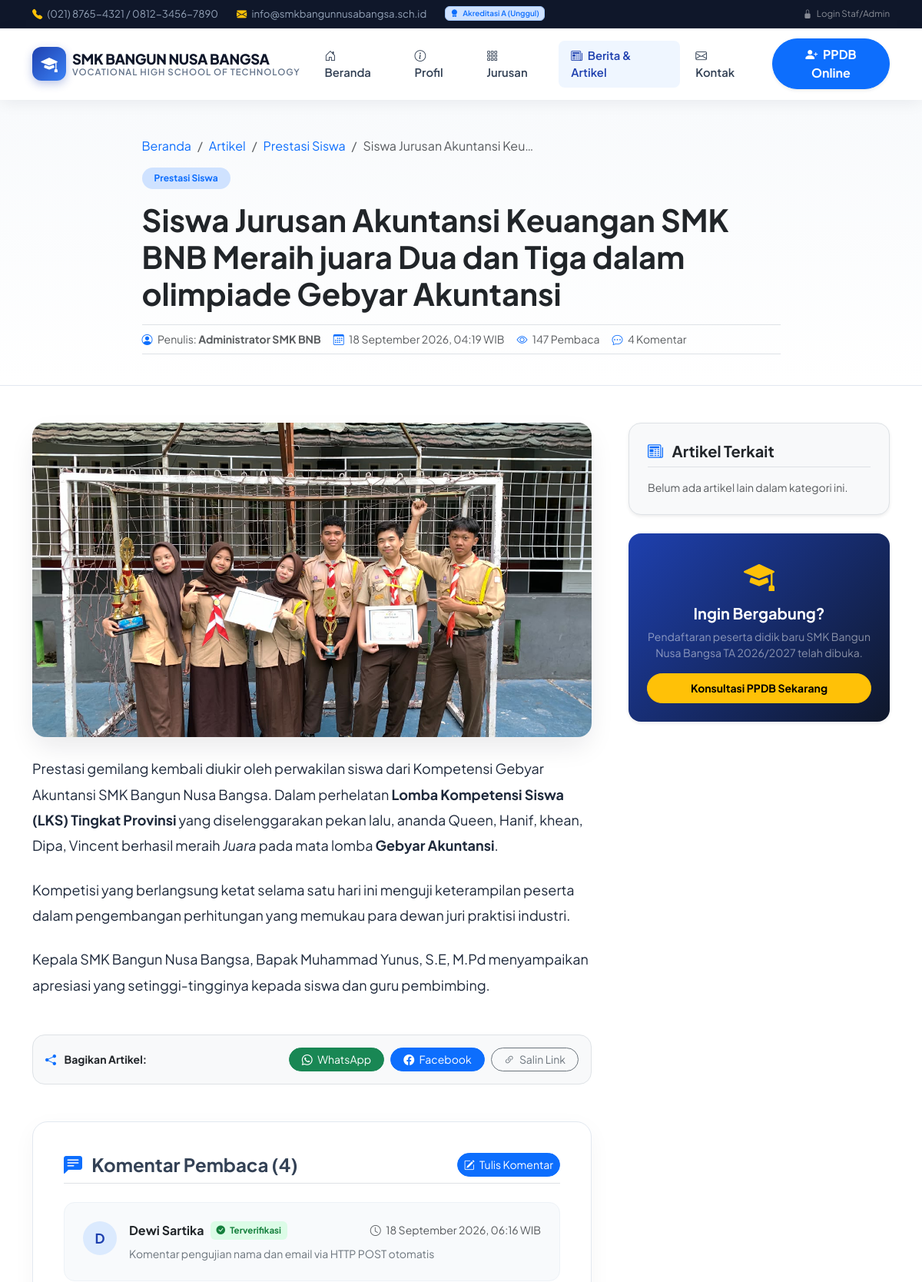
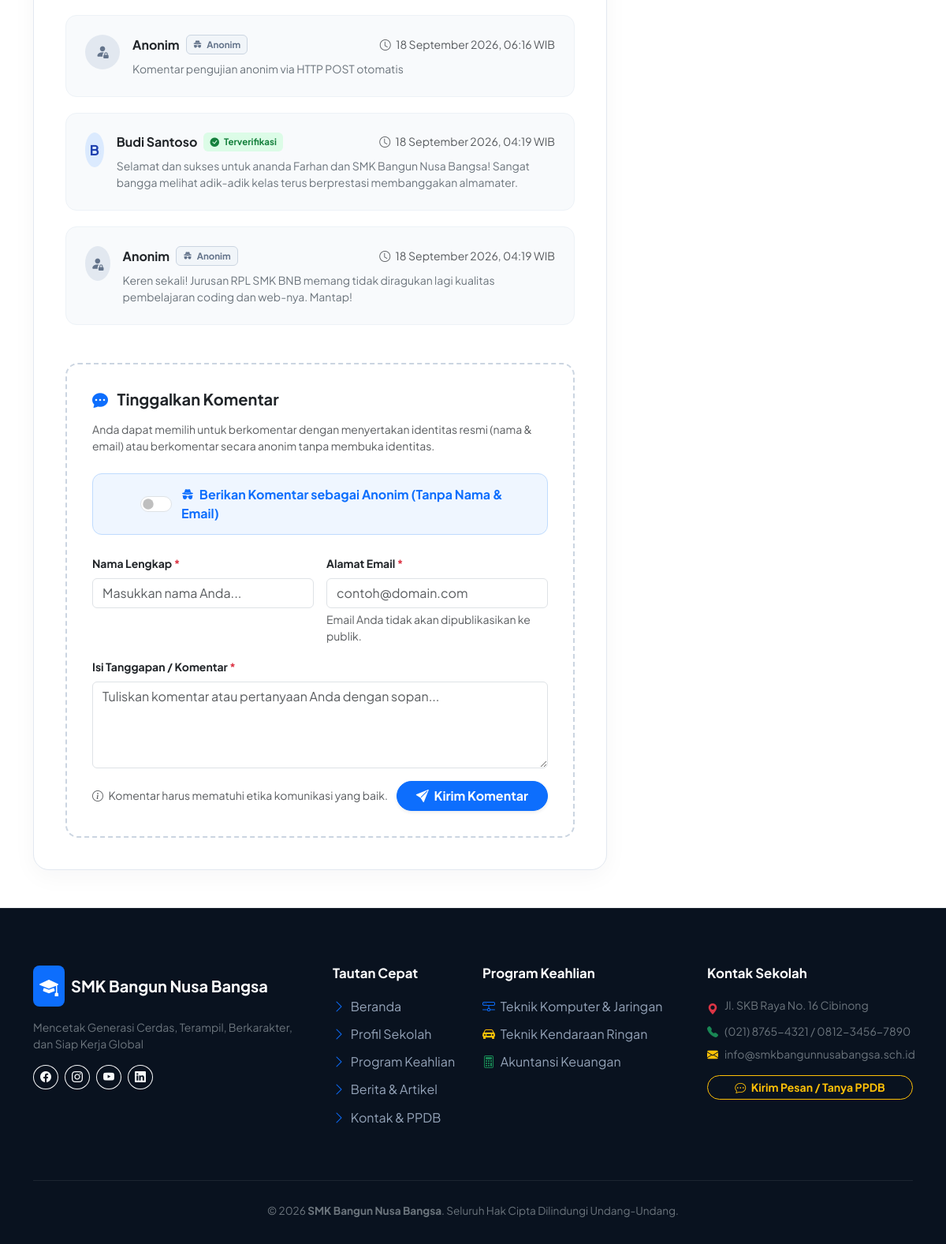
/artikel-detail.php?slug=siswa-rpl-smk-bnb-raih-medali-emas-lks-tingkat-provinsi, run on the app's committed database (2 pictures, top to bottom).
### tables this page shows
CREATE TABLE `articles` (
  `id` int(11) NOT NULL,
  `category_id` int(11) NOT NULL,
  `user_id` int(11) NOT NULL,
  `title` varchar(255) NOT NULL,
  `slug` varchar(255) NOT NULL,
  `excerpt` text NOT NULL,
  `content` longtext NOT NULL,
  `image` varchar(255) DEFAULT NULL,
  `status` enum('published','draft') DEFAULT 'published',
  `views_count` int(11) DEFAULT 0,
  `created_at` timestamp NOT NULL DEFAULT current_timestamp(),
  `updated_at` timestamp NOT NULL DEFAULT current_timestamp() ON UPDATE current_timestamp()
);

CREATE TABLE `categories` (
  `id` int(11) NOT NULL,
  `name` varchar(100) NOT NULL,
  `slug` varchar(120) NOT NULL,
  `description` varchar(255) DEFAULT NULL,
  `created_at` timestamp NOT NULL DEFAULT current_timestamp()
);

CREATE TABLE `users` (
  `id` int(11) NOT NULL,
  `name` varchar(100) NOT NULL,
  `username` varchar(50) NOT NULL,
  `email` varchar(100) NOT NULL,
  `password` varchar(255) NOT NULL,
  `role` varchar(20) DEFAULT 'admin',
  `created_at` timestamp NOT NULL DEFAULT current_timestamp()
);

CREATE TABLE `comments` (
  `id` int(11) NOT NULL,
  `article_id` int(11) NOT NULL,
  `is_anonymous` tinyint(1) NOT NULL DEFAULT 0,
  `author_name` varchar(100) NOT NULL,
  `author_email` varchar(150) DEFAULT NULL,
  `content` text NOT NULL,
  `status` enum('approved','pending','spam') DEFAULT 'approved',
  `created_at` timestamp NOT NULL DEFAULT current_timestamp()
);

### config/app.php (called while the page is built, shortened)
<?php
function base_url($path = '') {
    $protocol = (!empty($_SERVER['HTTPS']) && $_SERVER['HTTPS'] !== 'off') || (isset($_SERVER['SERVER_PORT']) && $_SERVER['SERVER_PORT'] == 443) ? "https://" : "http://";
    $host = $_SERVER['HTTP_HOST'] ?? 'localhost';
    $scriptName = str_replace('\\', '/', dirname($_SERVER['SCRIPT_NAME'] ?? ''));
    $baseFolder = '';
    if (strpos($scriptName, '/admin') !== false) {
        $baseFolder = substr($scriptName, 0, strpos($scriptName, '/admin'));
    } else {
        $baseFolder = rtrim($scriptName, '/');
    }
    $url = $protocol . $host . $baseFolder;
    return rtrim($url, '/') . '/' . ltrim($path, '/');
}
function asset($path = '') {
    return base_url('assets/' . ltrim($path, '/'));
}
function format_date_id($datetime, $includeTime = false) {
    $timestamp = strtotime($datetime);
    $bulan = [
        1 => 'Januari', 'Februari', 'Maret', 'April', 'Mei', 'Juni',
        'Juli', 'Agustus', 'September', 'Oktober', 'November', 'Desember'
    ];
    $d = date('j', $timestamp);
    $m = $bulan[(int)date('n', $timestamp)];
    $y = date('Y', $timestamp);
    if ($includeTime) {
        $t = date('H:i', $timestamp);
        return "$d $m $y, $t WIB";
    }
    return "$d $m $y";
}

### artikel-detail.php (the view, shortened to what this page needs)
<?php
require_once __DIR__ . '/config/app.php';
$pdo = getDBConnection();
$slug = sanitize($_GET['slug'] ?? '');
$article = null;
try {
    $stmt = $pdo->prepare("
        SELECT a.*, c.name as category_name, c.slug as category_slug, u.name as author_name
        FROM articles a
        JOIN categories c ON a.category_id = c.id
        JOIN users u ON a.user_id = u.id
        WHERE a.slug = ? AND a.status = 'published'
        LIMIT 1
    ");
    $stmt->execute([$slug]);
    $article = $stmt->fetch();
} catch (Exception $e) {
}
try {
    $article['views_count']++;
} catch (Exception $e) {
}
$comments = [];
try {
    $commentStmt = $pdo->prepare("
        SELECT * FROM comments
        WHERE article_id = ? AND status = 'approved'
        ORDER BY created_at DESC
    ");
    $commentStmt->execute([$article['id']]);
    $comments = $commentStmt->fetchAll();
} catch (Exception $e) {
}
$relatedArticles = [];
try {
    $relStmt = $pdo->prepare("
        SELECT id, title, slug, image, created_at
        FROM articles
        WHERE category_id = ? AND id != ? AND status = 'published'
        ORDER BY created_at DESC
        LIMIT 3
    ");
    $relStmt->execute([$article['category_id'], $article['id']]);
    $relatedArticles = $relStmt->fetchAll();
} catch (Exception $e) {
}
include __DIR__ . '/includes/header.php';
?>
<section class="article-header">
  <div class="container">
    <div class="row justify-content-center">
      <div class="col-lg-9">
        <nav aria-label="breadcrumb">
          <ol class="breadcrumb small">
            <li class="breadcrumb-item"><a href="<?= base_url('index.php') ?>" class="text-decoration-none">Beranda</a></li>
            <li class="breadcrumb-item"><a href="<?= base_url('artikel.php') ?>" class="text-decoration-none">Artikel</a></li>
            <li class="breadcrumb-item"><a href="<?= base_url('artikel.php?kategori=' . urlencode($article['category_slug'])) ?>" class="text-decoration-none"><?= htmlspecialchars($article['category_name']) ?></a></li>
            <li class="breadcrumb-item active text-truncate" style="max-width: 250px;" aria-current="page"><?= htmlspecialchars($article['title']) ?></li>
          </ol>
        </nav>
        <span class="badge bg-primary-subtle text-primary fw-bold px-3 py-2 rounded-pill mb-2">
          <?= htmlspecialchars($article['category_name']) ?>
        </span>
        <h1 class="display-6 fw-bold text-dark mt-2 mb-3">
          <?= htmlspecialchars($article['title']) ?>
        </h1>
        <div class="d-flex flex-wrap align-items-center gap-3 text-muted small py-2 border-top border-bottom">
          <span><i class="bi bi-person-circle text-primary me-1"></i> Penulis: <strong><?= htmlspecialchars($article['author_name']) ?></strong></span>
          <span><i class="bi bi-calendar3 text-primary me-1"></i> <?= format_date_id($article['created_at'], true) ?></span>
          <span><i class="bi bi-eye text-primary me-1"></i> <?= $article['views_count'] ?> Pembaca</span>
          <span><i class="bi bi-chat-dots text-primary me-1"></i> <?= count($comments) ?> Komentar</span>
        </div>
      </div>
    </div>
  </div>
</section>
<section class="py-5">
  <div class="container">
    <div class="row justify-content-center g-5">
      <div class="col-lg-8">
        <?php if (!empty($article['image'])): ?>
          <div class="mb-4">
            <img src="<?= asset('uploads/articles/' . $article['image']) ?>" alt="<?= htmlspecialchars($article['title']) ?>" class="article-detail-img">
          </div>
        <?php endif; ?>
        <article class="article-content mb-5">
          <?= $article['content'] ?>
        </article>
        <div class="p-3 bg-light rounded-4 d-flex flex-wrap align-items-center justify-content-between gap-3 mb-5 border">
          <span class="fw-bold small text-dark"><i class="bi bi-share-fill text-primary me-2"></i> Bagikan Artikel:</span>
          <div class="d-flex gap-2">
            <a href="https://api.whatsapp.com/send?text=<?= urlencode($article['title'] . ' ' . base_url('artikel-detail.php?slug=' . $article['slug'])) ?>" target="_blank" class="btn btn-sm btn-success rounded-pill px-3">
              <i class="bi bi-whatsapp me-1"></i> WhatsApp
            </a>
            <a href="https://www.facebook.com/sharer/sharer.php?u=<?= urlencode(base_url('artikel-detail.php?slug=' . $article['slug'])) ?>" target="_blank" class="btn btn-sm btn-primary rounded-pill px-3">
              <i class="bi bi-facebook me-1"></i> Facebook
            </a>
            <button onclick="navigator.clipboard.writeText(window.location.href); alert('Tautan artikel berhasil disalin!');" class="btn btn-sm btn-outline-secondary rounded-pill px-3">
              <i class="bi bi-link-45deg me-1"></i> Salin Link
            </button>
          </div>
        </div>
        <div class="comment-section-box" id="komentar">
          <div class="d-flex align-items-center justify-content-between mb-4 pb-2 border-bottom">
            <h4 class="fw-bold mb-0">
              <i class="bi bi-chat-left-text-fill text-primary me-2"></i>
              Komentar Pembaca (<?= count($comments) ?>)
            </h4>
            <a href="#form-komentar" class="btn btn-sm btn-primary rounded-pill">
              <i class="bi bi-pencil-square me-1"></i> Tulis Komentar
            </a>
          </div>
          <div class="comment-list mb-5">
            <?php if (!empty($comments)): ?>
              <?php foreach ($comments as $c): ?>
                <div class="comment-item">
                  <div class="d-flex align-items-start gap-3">
                    <div class="comment-avatar <?= $c['is_anonymous'] ? 'avatar-anon' : 'avatar-user' ?>">
                      <?= $c['is_anonymous'] ? '<i class="bi bi-person-fill-lock"></i>' : strtoupper(substr($c['author_name'], 0, 1)) ?>
                    </div>
                    <div class="flex-grow-1">
                      <div class="d-flex flex-wrap align-items-center justify-content-between gap-2 mb-1">
                        <div class="d-flex align-items-center gap-2">
                          <h6 class="fw-bold mb-0 text-dark">
                            <?= htmlspecialchars($c['author_name']) ?>
                          </h6>
                          <?php if ($c['is_anonymous']): ?>
                            <span class="comment-badge-anon">
                              <i class="bi bi-incognito me-1"></i> Anonim
                            </span>
                          <?php else: ?>
                            <span class="comment-badge-verified">
                              <i class="bi bi-check-circle-fill me-1"></i> Terverifikasi
                            </span>
                          <?php endif; ?>
                        </div>
                        <span class="text-muted small">
                          <i class="bi bi-clock me-1"></i> <?= format_date_id($c['created_at'], true) ?>
                        </span>
                      </div>
                      <p class="text-secondary mb-0 small leading-relaxed mt-2">
                        <?= nl2br(htmlspecialchars($c['content'])) ?>
                      </p>
                    </div>
                  </div>
                </div>
              <?php endforeach; ?>
            <?php endif; ?>
          </div>
          <div class="comment-form-card" id="form-komentar">
            <h5 class="fw-bold text-dark mb-3">
              <i class="bi bi-chat-dots-fill text-primary me-2"></i> Tinggalkan Komentar
            </h5>
            <p class="text-muted small mb-4">
              Anda dapat memilih untuk berkomentar dengan menyertakan identitas resmi (nama & email) atau berkomentar secara anonim tanpa membuka identitas.
            </p>
            <form action="<?= base_url('post-comment.php') ?>" method="POST" id="commentForm">
              <div class="toggle-anon-wrapper mb-4">
                <div class="form-check form-switch d-flex align-items-center gap-2 m-0">
                  <input class="form-check-input fs-5 m-0" type="checkbox" role="switch" id="is_anonymous" name="is_anonymous" value="1">
                  <label class="form-check-label fw-bold text-primary mb-0 ms-1" for="is_anonymous">
                    <i class="bi bi-incognito me-1"></i> Berikan Komentar sebagai Anonim (Tanpa Nama & Email)
                  </label>
                </div>
              </div>
              <div class="row g-3 mb-3">
                <div class="col-md-6" id="authorNameGroup">
                  <label for="author_name" class="form-label small fw-bold text-dark">
                    Nama Lengkap <span class="text-danger">*</span>
                  </label>
                  <input type="text" class="form-control" id="author_name" name="author_name" placeholder="Masukkan nama Anda..." required>
                </div>
                <div class="col-md-6" id="authorEmailGroup">
                  <label for="author_email" class="form-label small fw-bold text-dark">
                    Alamat Email <span class="text-danger">*</span>
                  </label>
                  <input type="email" class="form-control" id="author_email" name="author_email" placeholder="contoh@domain.com" required>
                  <div class="form-text small">Email Anda tidak akan dipublikasikan ke publik.</div>
                </div>
              </div>
              <div class="mb-3">
                <label for="comment_content" class="form-label small fw-bold text-dark">
                  Isi Tanggapan / Komentar <span class="text-danger">*</span>
                </label>
                <textarea class="form-control" id="comment_content" name="content" rows="4" placeholder="Tuliskan komentar atau pertanyaan Anda dengan sopan..." required minlength="5"></textarea>
              </div>
              <div class="d-flex justify-content-between align-items-center">
                <small class="text-muted">
                  <i class="bi bi-info-circle me-1"></i> Komentar harus mematuhi etika komunikasi yang baik.
                </small>
                <button type="submit" class="btn btn-primary rounded-pill px-4 fw-bold shadow-sm">
                  <i class="bi bi-send-fill me-1"></i> Kirim Komentar
                </button>
              </div>
            </form>
          </div>
        </div>
      </div>
      <div class="col-lg-4">
        <div class="p-4 bg-light rounded-4 border mb-4 shadow-sm">
          <h5 class="fw-bold text-dark mb-3 pb-2 border-bottom">
            <i class="bi bi-newspaper text-primary me-2"></i> Artikel Terkait
          </h5>
          <?php if (!empty($relatedArticles)): ?>
            <div class="d-flex flex-column gap-3">
              <?php foreach ($relatedArticles as $rel): ?>
                <div class="d-flex align-items-center gap-3">
                  <?php if (!empty($rel['image'])): ?>
                    <img src="<?= asset('uploads/articles/' . $rel['image']) ?>" alt="" class="rounded-3 flex-shrink-0" style="width: 70px; height: 60px; object-fit: cover;">
                  <?php else: ?>
                    <div class="rounded-3 bg-secondary-subtle flex-shrink-0 d-flex align-items-center justify-content-center text-muted" style="width: 70px; height: 60px;">
                      <i class="bi bi-image"></i>
                    </div>
                  <?php endif; ?>
                  <div>
                    <h6 class="small fw-bold mb-1">
                      <a href="<?= base_url('artikel-detail.php?slug=' . urlencode($rel['slug'])) ?>" class="text-dark text-decoration-none">
                        <?= htmlspecialchars($rel['title']) ?>
                      </a>
                    </h6>
                    <small class="text-muted"><i class="bi bi-calendar3 me-1"></i> <?= format_date_id($rel['created_at']) ?></small>
                  </div>
                </div>
              <?php endforeach; ?>
            </div>
          <?php else: ?>
            <p class="text-muted small mb-0">Belum ada artikel lain dalam kategori ini.</p>
          <?php endif; ?>
        </div>
        <div class="p-4 rounded-4 text-white shadow-sm text-center" style="background: linear-gradient(135deg, #1e40af, #0f172a);">
          <i class="bi bi-mortarboard-fill fs-1 text-warning mb-2 d-inline-block"></i>
          <h5 class="fw-bold mb-2">Ingin Bergabung?</h5>
          <p class="small text-white-50 mb-3">
            Pendaftaran peserta didik baru SMK Bangun Nusa Bangsa TA 2026/2027 telah dibuka.
          </p>
          <a href="<?= base_url('kontak.php') ?>" class="btn btn-warning btn-sm rounded-pill fw-bold w-100 py-2">
            Konsultasi PPDB Sekarang
          </a>
        </div>
      </div>
    </div>
  </div>
</section>
<?php include __DIR__ . '/includes/footer.php'; ?>

### data on the page
articles: category.name "Prestasi Siswa", title "Siswa Jurusan Akuntansi Keu…", title "Siswa Jurusan Akuntansi Keuangan SMK BNB Meraih juara Dua dan Tiga dalam olimpiade Gebyar Akuntansi", user.name "Administrator SMK BNB", created_at "18 September 2026, 04:19 WIB", image (picture), content "Prestasi gemilang kembali diukir oleh perwakilan siswa dari Kompetensi Gebyar Akuntansi SMK Bangun Nusa Bangsa. Dalam perhelatan Lomba Kompetensi Siswa (LKS) Tingkat Provinsi yang diselenggarakan pekan lalu, ananda Queen, Hanif, khean, Dipa, Vincent berhasil meraih Juara pada mata lomba Gebyar Akuntansi . Kompetisi yang berlangsung ketat selama satu hari ini menguji keterampilan peserta dalam pengembangan perhitungan yang memukau para dewan juri praktisi industri. Kepala SMK Bangun Nusa Bangsa, Bapak Muhammad Yunus, S.E, M.Pd menyampaikan apresiasi yang setinggi-tingginya kepada siswa dan guru pembimbing."
comments: author_name "D", author_name "Dewi Sartika", is_anonymous 0 (drawn), created_at "18 September 2026, 06:16 WIB", content "Komentar pengujian nama dan email via HTTP POST otomatis"
comments: is_anonymous 1 (drawn), author_name "Anonim", created_at "18 September 2026, 06:16 WIB", content "Komentar pengujian anonim via HTTP POST otomatis"
comments: author_name "B", author_name "Budi Santoso", is_anonymous 0 (drawn), created_at "18 September 2026, 04:19 WIB", content "Selamat dan sukses untuk ananda Farhan dan SMK Bangun Nusa Bangsa! Sangat bangga melihat adik-adik kelas terus berprestasi membanggakan almamater."
comments: is_anonymous 1 (drawn), author_name "Anonim", created_at "18 September 2026, 04:19 WIB", content "Keren sekali! Jurusan RPL SMK BNB memang tidak diragukan lagi kualitas pembelajaran coding dan web-nya. Mantap!"

### other printed values
$schoolPhone "(021) 8765-4321 / 0812-3456-7890"
$schoolEmail "info@smkbangunnusabangsa.sch.id"
$schoolAccreditation "A (Unggul)"
$article['views_count'] "147"
count($comments) "4"
$schoolName "SMK Bangun Nusa Bangsa"
$schoolTagline "Mencetak Generasi Cerdas, Terampil, Berkarakter, dan Siap Kerja Global"
$schoolAddress "Jl. SKB Raya No. 16 Cibinong"
